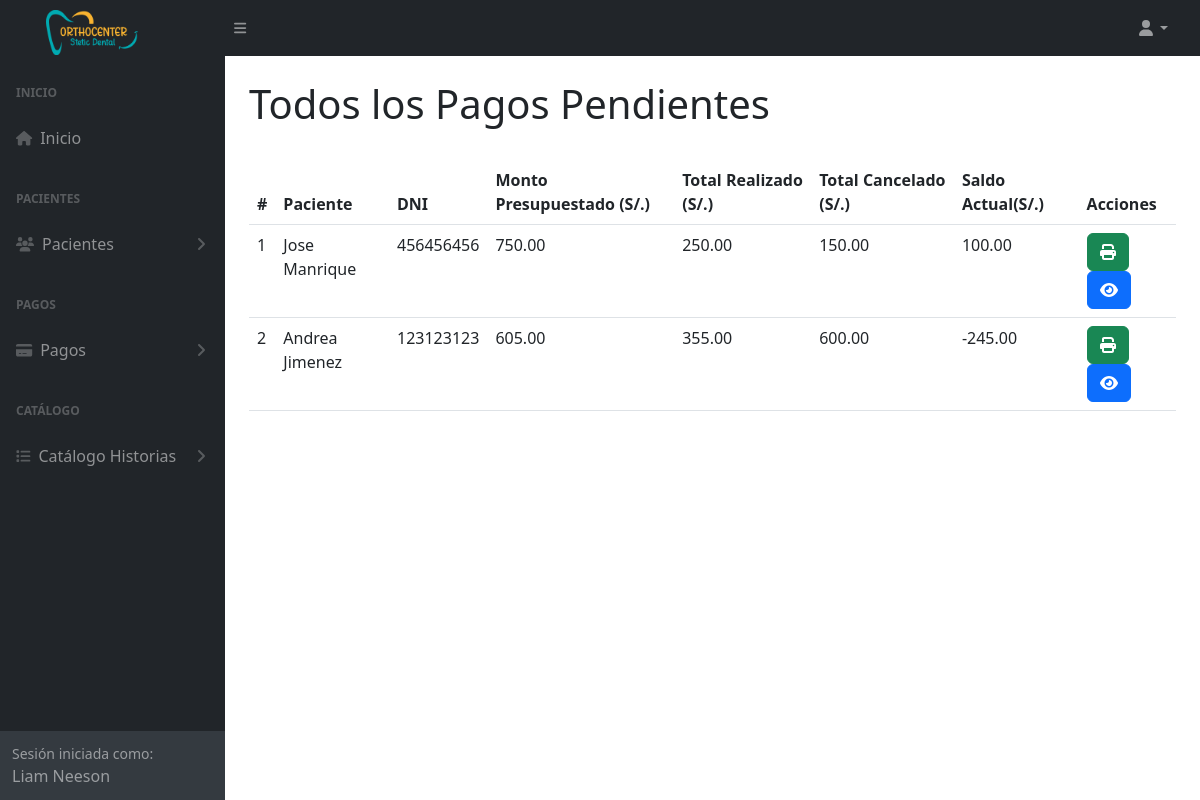
The page /pagosPendientes (signed in) on the database its author committed.
### tables this page shows
CREATE TABLE `tba_paciente`  (
  `IdPaciente` int NOT NULL AUTO_INCREMENT,
  `NombrePaciente` varchar(100) NOT NULL,
  `ApellidoPaciente` varchar(100) NOT NULL,
  `DNIPaciente` int NOT NULL,
  `SexoPaciente` varchar(12) NULL DEFAULT NULL,
  `EdadPaciente` varchar(11) NULL DEFAULT NULL,
  `FechaNacimiento` date NULL DEFAULT NULL,
  `CelularPaciente` varchar(11) NOT NULL,
  `DomicilioPaciente` varchar(255) NULL DEFAULT NULL,
  `LugarProcedencia` varchar(100) NULL DEFAULT NULL,
  `LugarNacimiento` varchar(80) NULL DEFAULT NULL,
  `GradoInstruccion` varchar(20) NULL DEFAULT NULL,
  `RazaPaciente` varchar(20) NULL DEFAULT NULL,
  `OcupacionPaciente` varchar(20) NULL DEFAULT NULL,
  `ReligionPaciente` varchar(20) NULL DEFAULT NULL,
  `EstadoCivil` varchar(20) NULL DEFAULT NULL,
  `NumeroContactoPaciente` varchar(11) NULL DEFAULT NULL,
  `NombreContactoPaciente` varchar(100) NULL DEFAULT NULL,
  `UsuarioCreado` int NOT NULL,
  `UsuarioActualiza` int NOT NULL,
  `FechaCreacion` datetime NOT NULL,
  `FechaActualizacion` datetime NOT NULL,
  PRIMARY KEY (`IdPaciente`) USING BTREE
);

CREATE TABLE `tba_tratamiento`  (
  `IdTratamiento` int NOT NULL AUTO_INCREMENT,
  `IdHistoriaClinica` int NOT NULL,
  `IdPaciente` int NOT NULL,
  `TotalTratamiento` decimal(10, 2) NULL DEFAULT NULL,
  `TotalPagado` decimal(10, 2) NULL DEFAULT NULL,
  `UsuarioCreado` int NOT NULL,
  `UsuarioActualiza` int NOT NULL,
  `FechaCreacion` datetime NOT NULL,
  `FechaActualizacion` datetime NOT NULL,
  PRIMARY KEY (`IdTratamiento`) USING BTREE,
  INDEX `fk_historiaclinica_tratamiento`(`IdHistoriaClinica`) USING BTREE,
  CONSTRAINT `fk_historiaclinica_tratamiento` FOREIGN KEY (`IdHistoriaClinica`) REFERENCES `tba_historiaclinica` (`IdHistoriaClinica`) ON DELETE RESTRICT ON UPDATE RESTRICT
);

### controller/plantilla.controller.php (called while the page is built, shortened)
<?php
class ControllerPlantilla
{
  static public function ctrPlantilla()
  {
    include "view/plantilla.php";
  }
}

### index.php (called while the page is built, shortened)
<?php
require_once "controller/plantilla.controller.php";
require_once "controller/historias.controller.php";
require_once "controller/tratamiento.controller.php";
require_once "controller/pagos.controller.php";
require_once "controller/citas.controller.php";
require_once "model/tratamiento.model.php";
require_once "model/pagos.model.php";
$plantilla = new ControllerPlantilla();
$plantilla -> ctrPlantilla();

### controller/pagos.controller.php (called while the page is built, shortened)
<?php
class ControllerPagos
{
  public static function ctrMostrarTotalPorPaciente()
  {
    $tabla = "tba_pago";
    $listaCostoTratamientos = ModelPagos::mdlMostrarTotalPorPaciente($tabla);
    return $listaCostoTratamientos;
  }
}

### model/conexion.php (called while the page is built)
<?php
class Conexion
{
  static public function conn()
  {
    $link = new PDO("mysql:host=localhost;dbname=db_orthocenter","root","");
		$link->exec("set names utf8");
		return $link;
  }
}

### model/pagos.model.php (called while the page is built, shortened)
<?php
require_once "conexion.php";
class ModelPagos
{
  public static function mdlMostrarTotalPorPaciente($tabla)
  {
    $statement = Conexion::conn()->prepare("SELECT
    tba_paciente.IdPaciente,
    tba_paciente.NombrePaciente,
    tba_paciente.ApellidoPaciente,
	  tba_paciente.DNIPaciente,
    tba_tratamiento.IdHistoriaClinica,
    tba_tratamiento.TotalTratamiento,
    tba_tratamiento.TotalPagado
    FROM
    $tabla
    INNER JOIN
    tba_paciente
    ON
      tba_pago.IdPaciente = tba_paciente.IdPaciente
    INNER JOIN
    tba_tratamiento
    INNER JOIN
    tba_detalletratamiento
    ON
      tba_tratamiento.IdTratamiento = tba_detalletratamiento.IdTratamiento
    INNER JOIN
    tba_historiaclinica
    ON
      tba_tratamiento.IdHistoriaClinica = tba_historiaclinica.IdHistoriaClinica AND
      tba_paciente.IdPaciente = tba_historiaclinica.IdPaciente
  GROUP BY
    tba_paciente.IdPaciente");
    $statement -> execute();
    return $statement -> fetchAll();
  }
}

### controller/tratamiento.controller.php (called while the page is built, shortened)
<?php
class ControllerTratamiento
{
  public static function ctrObtenerTotalesTratamiento($codPaciente)
  {
    $tabla = "tba_tratamiento";
    $respuesta = ModelTratamiento::mdlObtenerTotalesTratamiento($tabla, $codPaciente);
    return $respuesta;
  }
  public static function ctrObtenerTotalRealizado($codHistoria)
  {
    $tabla = "tba_detalletratamiento";
    $respuesta = ModelTratamiento::mdlObtenerTotalRealizado($tabla, $codHistoria);
    return $respuesta;
  }
}

### model/tratamiento.model.php (called while the page is built, shortened)
<?php
require_once "conexion.php";
class ModelTratamiento
{
  public static function mdlObtenerTotalesTratamiento($tabla, $codPaciente)
  {
    $statement = Conexion::conn()->prepare("SELECT tba_tratamiento.TotalTratamiento, tba_tratamiento.TotalPagado, (TotalTratamiento - TotalPagado) AS DeudaActual FROM $tabla WHERE tba_tratamiento.IdPaciente = $codPaciente");
    $statement -> execute();
    return $statement -> fetch();
  }
  public static function mdlObtenerTotalRealizado($tabla, $codHistoria)
  {
    $statement = Conexion::conn()->prepare("SELECT SUM(PrecioProcedimiento) AS TotalRealizado FROM $tabla INNER JOIN tba_tratamiento ON tba_detalletratamiento.IdTratamiento = tba_tratamiento.IdTratamiento WHERE tba_tratamiento.IdHistoriaClinica = $codHistoria AND EstadoTratamiento = 2");
    $statement -> execute();
    return $statement -> fetch();
  }
}

### view/modules/pagosPendientes.php (the view, shortened to what this page needs)
</div>
        </div>
        <div class="sb-sidenav-footer">
          <div class="small">Sesión iniciada como:</div>
          <?php echo $_SESSION["nombreUsuario"] ?>
        </div>
      </nav>
    </div>
    <div id="layoutSidenav_content">
      <main class="bg">
        <div class="container-fluid px-4">
          <h1 class="mt-4">Todos los Pagos Pendientes</h1>
          <div class="card-body">
            <table id="datatablesSimple" class="data-table-AllCostos table">
              <thead>
                <tr>
                  <th>#</th>
                  <th>Paciente</th>
                  <th>DNI</th>
                  <th>Monto Presupuestado (S/.)</th>
                  <th>Total Realizado (S/.)</th>
                  <th>Total Cancelado (S/.)</th>
                  <th>Saldo Actual(S/.)</th>
                  <th>Acciones</th>
                </tr>
              </thead>
              <tbody>
                <?php
                  $listaCostoTratamientos = ControllerPagos::ctrMostrarTotalPorPaciente();
                  foreach ($listaCostoTratamientos as $key => $value)
                  {
                    $totalesTratamiento = ControllerTratamiento::ctrObtenerTotalesTratamiento($value["IdPaciente"]);
                    $totalRealizado = ControllerTratamiento::ctrObtenerTotalRealizado($value["IdHistoriaClinica"]);
                    $deudaRealizados = number_format($totalRealizado["TotalRealizado"]-$totalesTratamiento["TotalPagado"], 2);
                    echo
                      '<tr>
                        <td>'.($key + 1).'</td>
                        <td>'.$value["NombrePaciente"].' '.$value["ApellidoPaciente"].'</td>
                        <td>'.$value["DNIPaciente"].'</td>
                        <td>'.number_format($value["TotalTratamiento"],2).'</td>
                        <td>'.number_format($totalRealizado["TotalRealizado"],2).'</td>
                        <td>'.number_format($totalesTratamiento["TotalPagado"],2).'</td>
                        <td>'.$deudaRealizados.'</td>
                        <td>
                          <button class="btn btn-success btnFichaPagos" id="btnFichaPagos" codPaciente="'.$value["IdPaciente"].'"><i class="fa-solid fa fa-print"></i></button>
                          <button class="btn btn-primary btnVisualizarPagos" id="btnVisualizarPagos" codPaciente="'.$value["IdPaciente"].'" codHistoria="'.$value["IdHistoriaClinica"].'"><i class="fa fa-eye"></i></button>
                        </td>
                      </tr>';
                  }
                ?>
              </tbody>
            </table>
          </div>
        </div>
      </main>
    </div>
  </div>

### rows shown on the page
tba_paciente: NombrePaciente "Jose", ApellidoPaciente "Manrique", DNIPaciente "456456456", TotalTratamiento "750.00", TotalRealizado "250.00", tba_tratamiento.TotalPagado "150.00", deudaRealizados "100.00"
tba_paciente: NombrePaciente "Andrea", ApellidoPaciente "Jimenez", DNIPaciente "123123123", TotalTratamiento "605.00", TotalRealizado "355.00", tba_tratamiento.TotalPagado "600.00", deudaRealizados "-245.00"

### other values the page prints
$_SESSION["nombreUsuario"] "Liam Neeson"
